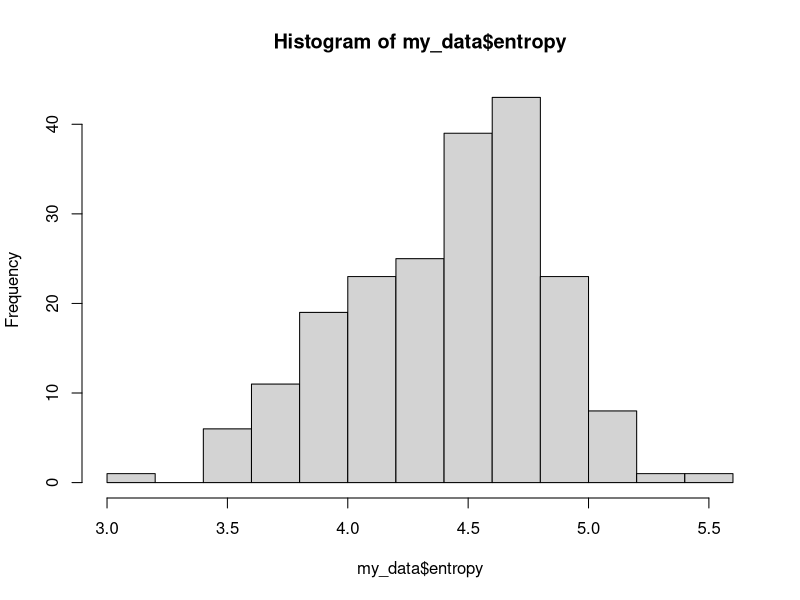

Source code (R):
## ---- chunk 1
knitr::opts_chunk$set(echo = TRUE)
## ---- chunk 2
summary(cars)
## ---- chunk 3
setwd("~/corpora/humdrum_scores/Bach/Chorales/chorales.sample/")
my_data <- read.table("my_data.tsv", header =T)
str(my_data)
hist(my_data$entropy)

